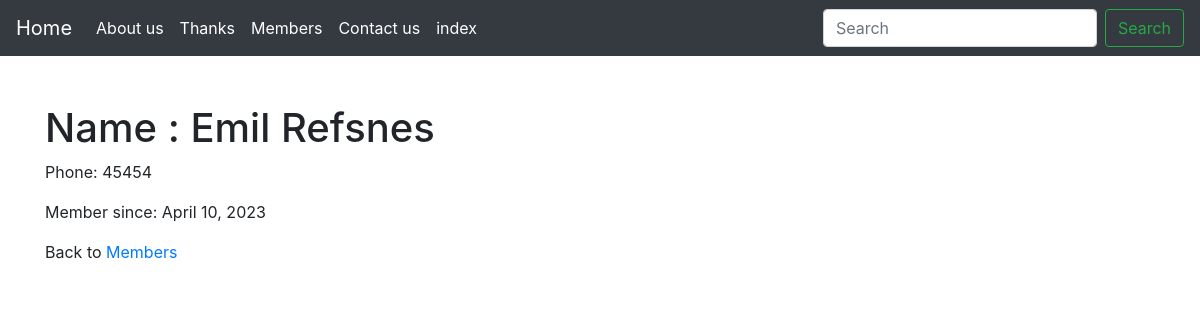
The app's page /members/details/1 with its own data.
### myapp/models.py (models this page shows, shortened)
class Member(models.Model):
  firstname = models.CharField(max_length=255)
  lastname = models.CharField(max_length=255)
  phone = models.IntegerField(null=True)
  joined_date = models.DateField(null=True)

### myapp/views.py (the view)
# urls.py: path('members/details/<int:id>', views.details, name='details'),
def details(request, id):
  mymember = Member.objects.get(id=id)
  template = loader.get_template('details.html')
  context = {
    'mymember': mymember,
  }
  return HttpResponse(template.render(context, request))

### templates/details.html (shortened to what this page needs)
{% extends "master.html" %}
{% block content %}
<div class="container  pt-5">
    <h1>Name : {{ mymember.firstname }} {{ mymember.lastname }}</h1>
    <p>Phone: {{ mymember.phone }}</p>
    <p>Member since: {{ mymember.joined_date }}</p>
    <p>Back to <a href="/members">Members</a></p>
</div>
{% endblock %}

### records on screen
Member: firstname "Emil", lastname "Refsnes", phone "45454", joined_date "April 10, 2023"
